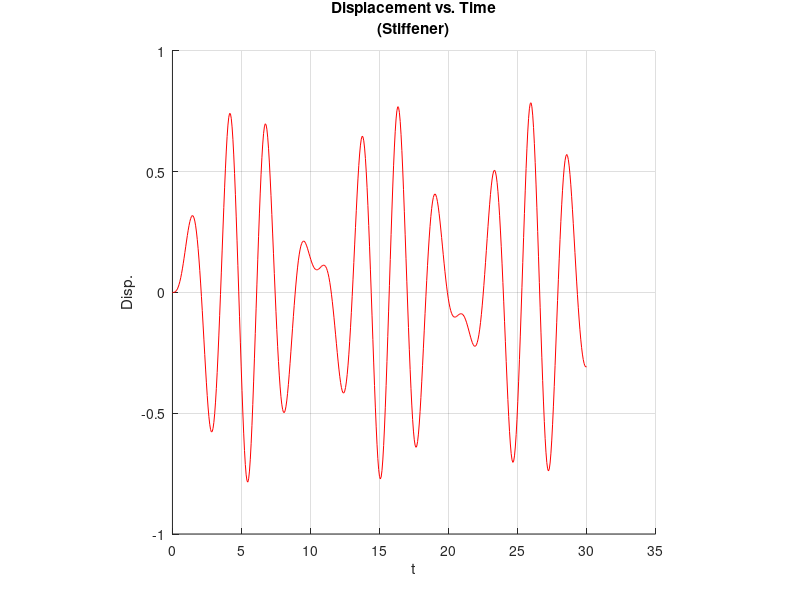
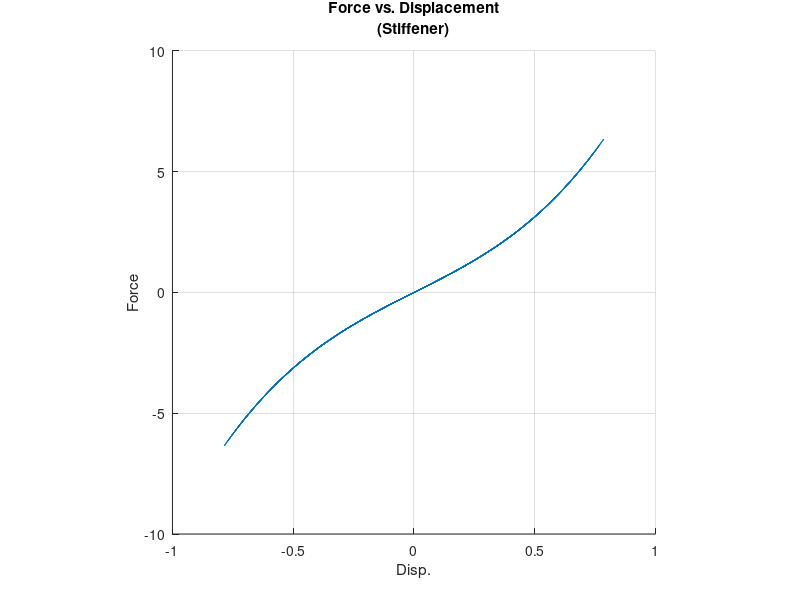

Recreate these plots in MATLAB, in order.
clear; clc;

u_0 = 0;
v_0 = 0;
m = 1;
k = 5;
b = 1;
omega = 2;

% Time Parameters-----------------------------------%
dt = 0.01;
tf = 30;
t0 = 0;
t = t0;
% End of Parameters---------------------------------%

F1 = 0;
F2 = 1;

beta = 0.25; 
gamma = 0.5;
eta = dt^2*(1/2 - beta);

% Numerical Analysis--------------------------------%
      nitems  = 5;               % total number of items stored in history
      nreport = 500;             % number of steps to output
      nsteps  = ceil((tf-t0)/dt); % total number of analysis time steps
      tf = nsteps*dt;
      nreport = min(nreport,nsteps);
      noutput = ceil(nsteps/nreport);
      history = zeros(nreport + 1,nitems);

% Numerical Part for Newmark's Method
%.... Initialize position, velocity, and put in 'xold' and 'vold' arrays
      xold = u_0;
      vold = v_0;
      
%.... Set time and output counters
      out = 0; iout = 0;
      
%.... Compute initial acceleration from the equation of motion
      F = F1 + F2*sin(omega*t);
      rold = k*u_0*(1 + b*u_0^2);
      aold  = (F - rold)/m;
      
%.... Compute motion by numerical integration--loop over time steps
      for i=1:nsteps
          
%....... Write the values out to history, if appropriate
%        This segment writes a row to 'history' every 'noutput' steps
         if (out==0)
           iout = iout + 1;
           history(iout,:)=[t,xold,vold,aold,rold];
           out = noutput;
         end
         out = out - 1;

%....... Compute the values of the state for the next time step         
         t = t + dt;
         
%....... Compute new acceleration from equation of motion using Newton
         n = 0;
         itmax = 20; tol = 1.e-8; err = 1.0;
         bn = xold + dt*vold + dt^2*beta*aold;
         F = F1 + F2*sin(omega*t);
         anew = aold;
         while ((err > tol) && (n < itmax))
                    n = n + 1;
                    xnew = bn + eta*anew;
                    r = k*xnew*(1 + b*xnew^2);
                    gp = m + k*(1 + 3*b*xnew^2)*eta; 
                    g  = m*anew + r - F;
                    anew = anew - g/gp;
                    err = norm(g);
          end 
%          anew = aold;
%          aold  = (F - rold*xold)/(m);
         
%....... Compute new velocity and position by Newmark         
         vnew   = vold + dt*(gamma*aold + (1-gamma)*anew);
         xnew   = xold + dt*vold + dt^2*(beta*aold + (1/2-beta)*anew);
         rnew   = k*xnew*(1 + b*xnew^2);

         %....... Put current state (new) into old slot to get ready for new step
%        Note that this approach allows us to only store two states as
%        we carry out the calculation: 'old' and 'new'
         aold = anew;
         vold = vnew;
         xold = xnew;
         rold = rnew;
         
      end % loop over time steps

%.... Put very last point into the history array                
      iout = iout + 1;
      history(iout,:)=[t,xold,vold,aold,rold];
      
%.... Plot displacement vs. time 
      fig=figure(1); clf; grid on; axis square; hold on;
      xlabel('t'); ylabel('Disp.'); title({'Displacement vs. Time';'(Stiffener)'});
      p = plot(history(1:iout,1),history(1:iout,2),'-r');

%.... Plot force vs. displacement    
      fig=figure(2); clf; grid on; axis square; hold on;
      xlabel('Disp.'); ylabel('Force'); title({'Force vs. Displacement';'(Stiffener)'});
      p = plot(history(1:iout,2),history(1:iout,5),'-');
